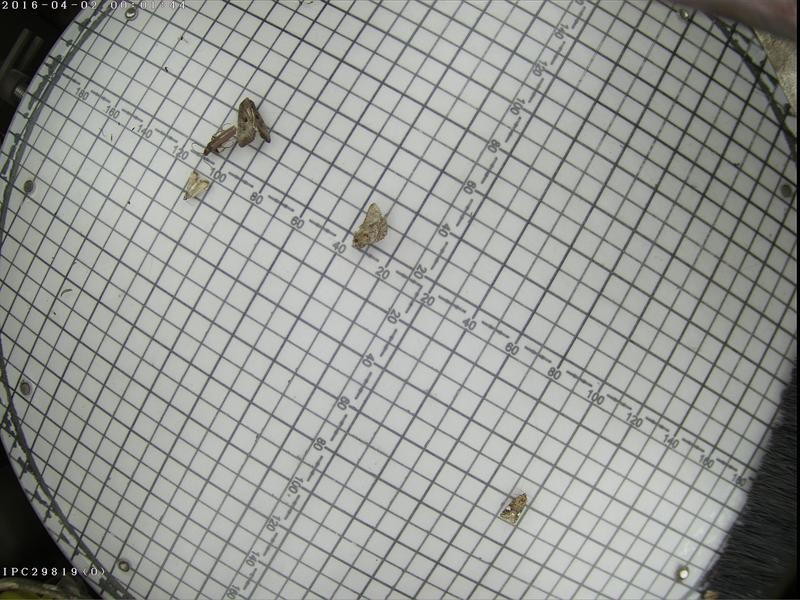
#> input picture 光照/Athetis lepigone0000008.jpg, 800 x 600 px
$ python tt.py
#> lines starting #> are read from the running program, lines starting #| are printed output that depends on the picture
import cv2

# 读取图片
img = cv2.imread('Athetis lepigone0000008.jpg')
#> img is the input picture: shape (600, 800, 3); mean B, G, R 148.6, 152.3, 150.3

# 转换为灰度图像
gray = cv2.cvtColor(img, cv2.COLOR_BGR2GRAY)

# 计算CLAHE（对比度受限的自适应直方图均衡化）
clahe = cv2.createCLAHE(clipLimit=2.0, tileGridSize=(8,8))
clahe_image = clahe.apply(gray)
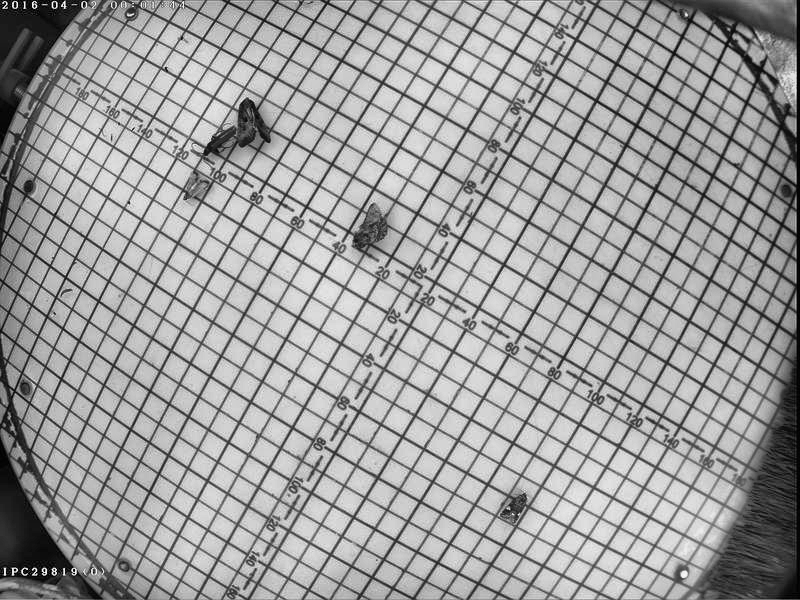
#> clahe_image: shape (600, 800); min 0, max 255, mean 158.3

# 显示原始图像和处理后的图像
cv2.imshow('Original Image', img)
cv2.imshow('CLAHE Image', clahe_image)

# 等待按下任意键
cv2.waitKey(0)

# 释放窗口和资源
cv2.destroyAllWindows()

$ run again, with 光照/extend_0000037.jpg copied over 光照/Athetis lepigone0000008.jpg
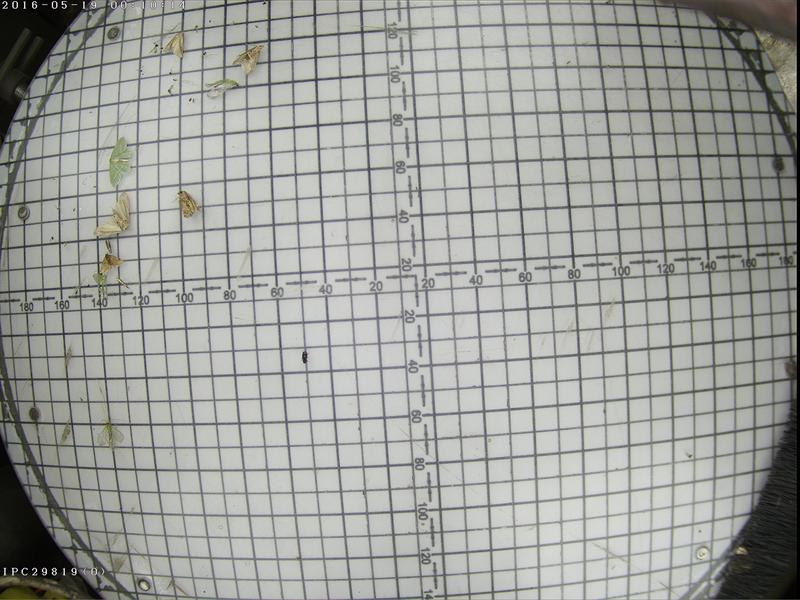
#> input picture 光照/extend_0000037.jpg, 800 x 600 px
#> img is the input picture: shape (600, 800, 3); mean B, G, R 155.9, 160.1, 158.4
#> `clahe_image = clahe.apply(gray)`:
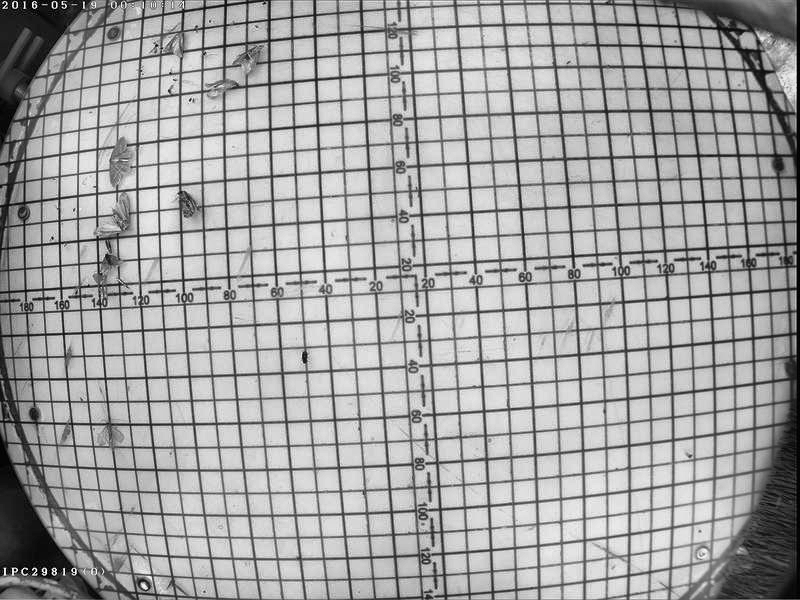
#> clahe_image: shape (600, 800); min 0, max 255, mean 163.6
